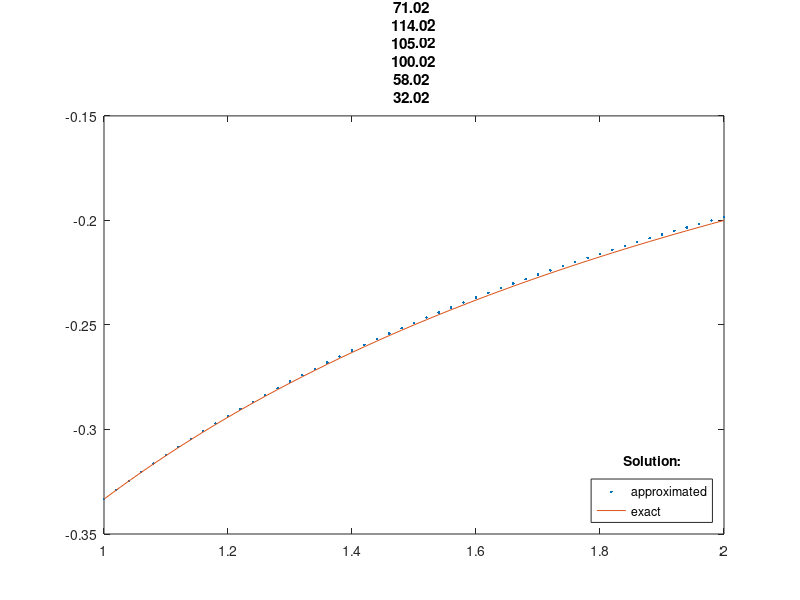

Source code (MATLAB): (Note: this script raises an error after producing the figure.)
clear all;

%data init

interval_start = 1;
interval_end = 2;
t_start = 1;
y_start = -1/3;
error = [];
ratio = [];
target_points = [1.03, 1.55, 1.97];
linear_error = zeros(1,3);
interpolated_value = zeros(1,3);
h1= 0.02;


%function init

f = @(t,y) 2/((2*t+1)^2) - y/(2*t+1) - y^2;
exact_f =  @(t) -1/(2*t+1);

%method choice 'explicit', 'implicit'

method = 'explicit';

%solving start

for j=1 : 10
n =  abs(interval_start - interval_end) / h1; %number of samples calculation
t = linspace(interval_start, interval_end, n + 1); %time vector init

    exact_f_t = zeros(1, round(n)); %place for approximated function
for i = 1:n+1
     exact_f_t(i) = exact_f(t(i)); %vector of exact solutions in time
end

switch method
    case'explicit'
            approx_f = [];
            approx_f(1) = y_start;
            for k = 1:n
                estimated = approx_f(k) + h1*f(t(k), approx_f(k));
                approx_f = [approx_f, estimated];
            end
    case'implicit'
    approx_f = [];
            approx_f(1) = y_start;
            for k = 1:n
                a2 = (h1);
                a1 = 1+h1/(2*t(k+1)+1);
                a0 = -approx_f(k)-2*h1/(2*t(k+1)+1)^2;
                estimated = (-a1+sqrt(a1^2-4*a2*a0))/(2*a2);
                approx_f = [approx_f, estimated];
            end
   
   end


%plotting figure

figure(n);
plot(t, approx_f, '.', t ,exact_f_t, '-');
title("Grid: " + h1);
lgd = legend("approximated", "exact","location",'southeast' );
title(lgd, "Solution:");
xlim([1, 2]);

%error calculation
temp_e = max(abs(exact_f_t-approx_f), [], "all");
error = [error , temp_e ]; %adding maximum error for the particular n point case



if(j>1)
    ratio = [ratio, error(j-1)/error(j)]; %log2(error(1:length(error)-1)./error(2:length(error)));
fprintf(1, "For n: %f" , n)
fprintf(1, " points ratio of error is: %f" , ratio(length(ratio)))
fprintf(1, " with maximum error: %f \n", temp_e)
end


%second part (b) linear interpolation

    for i = 1:length(target_points)
        for j = 1:length(t)-1
            if t(j) <= target_points(i) && target_points(i) <= t(j+1) %check if the point is between our discrete points
                interpolated_value(i) = lin_int(t(j),approx_f(j),t(j+1),approx_f(j+1), target_points(i));
                linear_error(i) = abs((-1./target_points(i))-interpolated_value(i));
                break
            end
        end
    end

fprintf(1, "Errors due to linear interpolation: %f %f %f \n" , linear_error)
h1 = h1/2;
end

figure(2)
plot(error)
set(gca, 'YScale', 'log')
title("Maximum error values:");
figure(3)
plot(ratio)
%set(gca, 'YScale', 'log')
title("Ratio values:")


    %function definition

function value = lin_int(x0,y0,x1,y1,x)
delta = (y1-y0)*(x-x0)/(x1-x0);
value = y0 +delta;
end